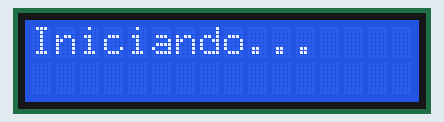
Recording of a sketch running on a simulated Arduino Uno, built with avr-gcc and run on an emulated ATmega328P. Parts: 16×2 character LCD.

Above: at 0.1 s.
At 2.1 s:
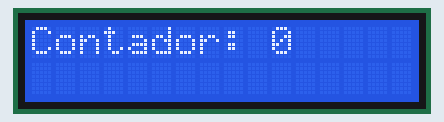
At 11.2 s:
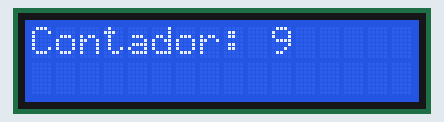
At 20.3 s:
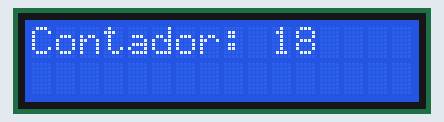
At 29.5 s:
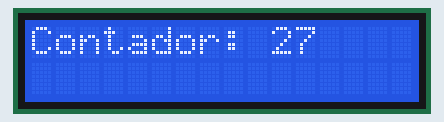
At 38.6 s:
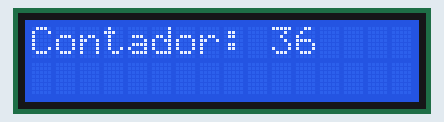

The sketch:

pruebas_con_display.ino
```cpp
#include <Wire.h>
#include <LiquidCrystal_I2C.h>

// Configura la dirección I2C del display LCD (ajusta la dirección según el escaneo).
LiquidCrystal_I2C lcd(0x27, 16, 2); // Cambia 0x27 por la dirección correcta si es diferente.

void setup()
{
    // Inicializa la comunicación serie a 9600 baudios.
    Serial.begin(9600);

    // Inicializa el display LCD con 16 columnas y 2 filas.
    lcd.init();
    lcd.backlight(); // Enciende la luz de fondo del LCD.

    // Mensaje de bienvenida para verificar que el LCD funciona.
    lcd.setCursor(0, 0);
    lcd.print("Iniciando...");
    delay(2000); // Espera 2 segundos para mostrar el mensaje de bienvenida.
    lcd.clear();
}

void loop()
{
    static int counter = 0;
    lcd.setCursor(0, 0);
    lcd.print("Contador: ");
    lcd.print(counter);
    counter++;
    delay(1000); // Incrementa el contador cada segundo
}
```

Measured:
- what the display in image 1 shows lasts 1.0 s, from 2.1 s to 3.1 s
